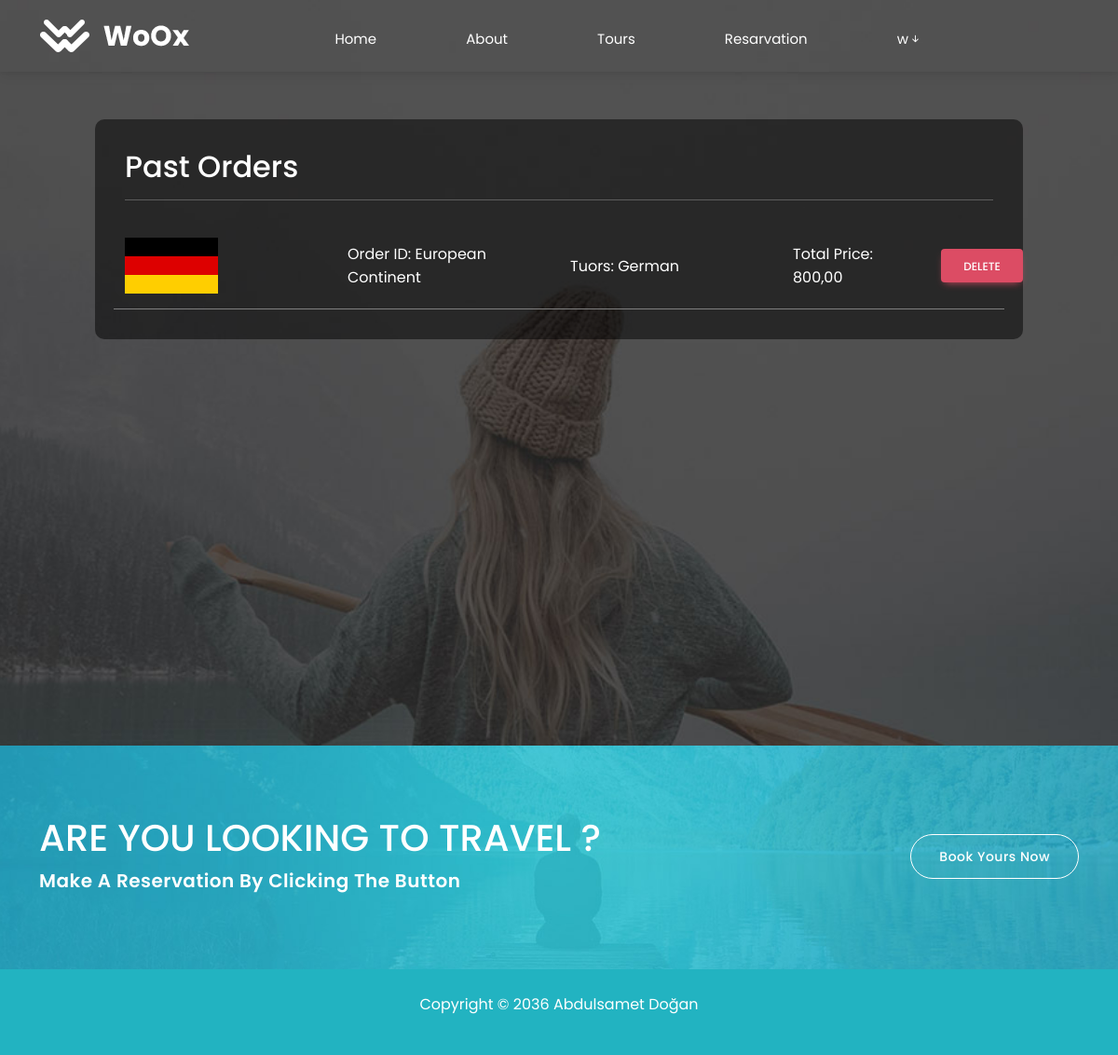
The app's page /past_orders/ (signed in) with its own data.
### appUser/models.py (models this page shows, shortened)
class PastOrder(models.Model):
    user = models.ForeignKey(User, on_delete=models.CASCADE,null=True)
    tuors = models.ForeignKey(Tour, on_delete=models.CASCADE,null=True)
    total_price = models.DecimalField(max_digits=10, decimal_places=2,null=True)

### appMy/models.py (models this page shows)
class Tour(models.Model):
    continents = models.ForeignKey(Continents, verbose_name=("kıta"), on_delete=models.CASCADE, blank=True, null=True)
    header=models.CharField(("tur üleksi"), max_length=50)
    text=models.TextField(("içerik"),max_length=5000)
    duration=models.CharField(("tur süresi"), max_length=50,null=True,blank=True)
    price=models.CharField(("fiyat"), max_length=50)
    total_price=models.CharField(("toplam yolcu adeti"), max_length=50,null=True)
    city=models.ManyToManyField(City, verbose_name=("şehirler"),blank=True)
    img=models.ImageField(("ülke bayrağı"), upload_to="None", max_length=500,null=True,blank=True)
    def __str__(self):
        return self.header

class Continents (models.Model):
    header=models.CharField(("kıta adı"), max_length=50)
    text=models.TextField(("içerik"),max_length=2000)
    img=models.ImageField(("resim"), upload_to="resin",  max_length=500)
    population=models.CharField(("kıta nüfusu"), max_length=50)
    area=models.CharField(("kıta yüz ölçümü"), max_length=50)
    countries_total=models.CharField(("kıtadaki toplam ülke"), max_length=50)
    video=models.TextField(("videos"),max_length=500,null=True)
    def __str__(self):
        return self.header

### appUser/views.py (the view)
# urls.py: path('past_orders/', past_orders, name='past_orders'),
def past_orders(request):
    past_orders = PastOrder.objects.filter(user=request.user)
    if request.method == "POST":
        button = request.POST.get("button")
        if button == "delete":
            selected_order_id = request.POST.get("order_id")
            selected_order = PastOrder.objects.get(user=request.user, id=selected_order_id)
            selected_order.delete()
    context = {
        "past_orders": past_orders
    }
    return render(request,"user/pastorders.html",context)

### appMy/templates/user/pastorders.html (shortened to what this page needs)
{% extends "base.html" %}
{% load static %}
{% block body %}
<div class="account">
  <div class="row  justify-content-center">
    <div class="col-md-10 ">
      <div class="contentss ">
        <div class="row">
          <div class="col-md-12   ">
            <h2>Past Orders</h2>
            <hr>
            <div class="detail  ">
             <form action="" method="POST">
              {% if past_orders  %}
              {% for i in past_orders %}
             <div class="row">
              <div class="col-md-12  mt-4 details">
                <div class="row">
                  <div class="col-md-3" >  <img src="{{ i.tuors.img.url  }}" width="100" alt=""></div>
                  <div class="col-md-3 align-self-center"> <p>Order ID: <span>{{ i.tuors.continents }}</span></p> </div>
                  <div class="col-md-3 align-self-center"> <p>Tuors: <span>{{ i.tuors }}</span></p> </div>
                  <div class="col-md-2 align-self-center">     <p>Total Price: {{ i.total_price }}</p></div>
                  <div class="col-md-1 align-self-center"> <a href="{% url 'past_orders_delete' i.id %}" class="btn btn-danger">Delete</a></div>
                </div>
              </div>
             </div>
              {% endfor %}
            {% else %}
            <p>No past orders found.</p>
            {% endif %}
          </form>
            </div>
          </div>
        </div>
      </div>
    </div>
  </div>
</div>
{% endblock body %}

### appMy/templates/part/_header.html (shortened to what this page needs)
{% load static %}
  <nav class="navbar navbar-expand-lg  bg-color fixed-top p-3">
    <div class="container  ">
      <a class="navbar-brand" href="#"> <img src="{% static 'img/logo.png'  %}" alt="">  </a>
      <div class="collapse navbar-collapse   " id="navbarSupportedContent">
        <ul class="navbar-nav me-auto mb-2 mb-lg-0  w-100 d-flex justify-content-end ">
          <li class="nav-item  ">
            <a class="nav-link " aria-current="page" href=" {%  url 'index'  %} ">Home</a>
          </li>
          <li class="nav-item">
            <a class="nav-link " aria-current="page" href="{% url 'about'  %}">About</a>
          </li>
          <li class="nav-item">
            <a class="nav-link " aria-current="page" href="{% url 'deals'  %}">Tours</a>
          </li>
          {% if request.user.is_authenticated %}
          <li class="nav-item">
            <a class="nav-link " aria-current="page" href="{% url 'BasketUser' %}">Resarvation</a>
          </li>
          {% endif %}
          <li class="nav-item">
            {% if request.user.is_authenticated %}
            <ul class="navbar-nav">
              <li class="nav-item dropdown">
                <a class="nav-link " href="#" role="button" data-bs-toggle="dropdown" >
                  {{ user.username }}<i class="bi bi-arrow-down-short"></i>
                </a>
            {% else %}
            <a class="nav-link " aria-current="page" href="{% url 'register'  %}">Login / Register</a>
            {% endif %}
          </li>
        </ul>
      </div>
    </div>
  </nav>

### appMy/static/style.css (style rules this page uses)
body { font-family: "Poppins", sans-serif; }
body img { max-width: 100%; }
body a { text-decoration: none; }
.navbar .nav-link { color: #fff; font-weight: 400; font-size: 15px; line-height: 25px; }
.navbar .nav-item { margin-right: 5rem; height: 35px; }
.nav-link { position: relative; }
.nav-link::before, .nav-link::after { content: ""; position: absolute; width: 0%; height: 2px; bottom: 0; background-color: #fff; transition: all 0.3s ease-in-out; }
.nav-link::before { left: 0; }
.nav-link::after { right: 0; }
.account { margin-top: 0rem; padding-top: 8rem; padding-bottom: 8rem; width: 100%; min-height: 100vh; background: url(img/banner-03.jpg); background-attachment: fixed; background-repeat: no-repeat; background-position: center; background-size: cover; color: #fff; }
.account .contentss { background: rgba(0, 0, 0, 0.5); padding: 2rem; border-radius: 10px; }
.account .contentss .detail { color: #fff; }
.account .contentss .detail .details p { padding: 0px; margin: 0px; align-self: center; }

### appMy/templates/user/pastorders.html (style rules this page uses)
.details { border-bottom: 1px solid gray; padding-bottom: 1rem; }

### records on screen
PastOrder: tuors.img (picture), tuors.continents "European Continent", tuors "German", total_price "800,00"

### other values on screen
{{ user.username }} "w"
